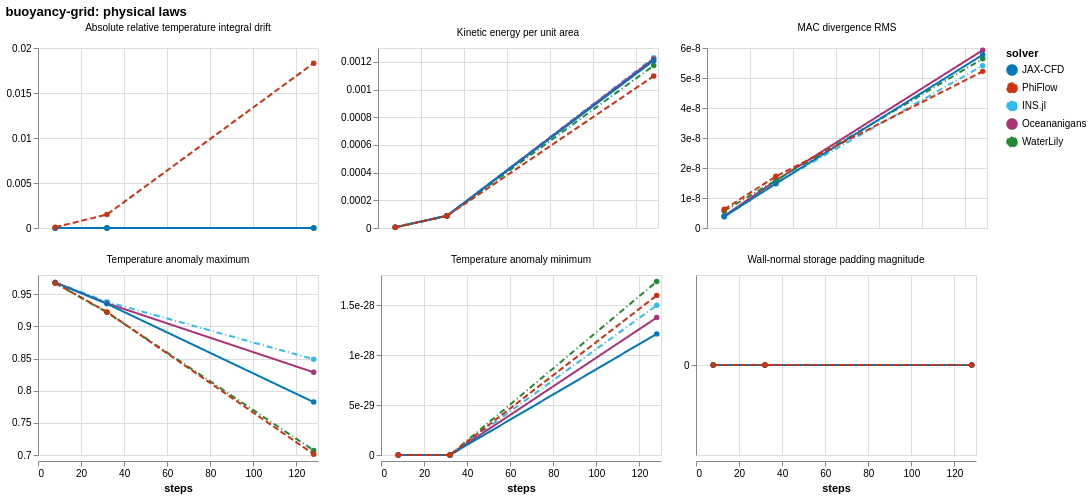

Vega-Lite specification for this chart:
### Vega-Lite specification from a JSON file in a GitHub repository (floating-point values rounded to 4 significant figures)
{"config": {"view": {"continuousWidth": 300, "continuousHeight": 300}}, "data": {"name": "data-c6b313d3b9df54f0be6f5a523027bb41"}, "facet": {"field": "diagnostic", "title": null, "type": "nominal"}, "spec": {"mark": {"type": "line", "point": true}, "encoding": {"color": {"field": "solver", "scale": {"domain": ["JAX-CFD", "PhiFlow", "INS.jl", "Oceananigans", "WaterLily"], "range": ["#0077BB", "#CC3311", "#33BBEE", "#AA3377", "#228833"]}, "type": "nominal"}, "strokeDash": {"field": "solver", "scale": {"domain": ["JAX-CFD", "PhiFlow", "INS.jl", "Oceananigans", "WaterLily"], "range": [[1, 0], [6, 3], [6, 3, 1, 3], [1, 0], [6, 3, 1, 3]]}, "type": "nominal"}, "tooltip": [{"field": "solver", "type": "nominal"}, {"field": "diagnostic", "type": "nominal"}, {"field": "sweep", "type": "quantitative"}, {"field": "value", "format": ".5g", "type": "quantitative"}], "x": {"field": "sweep", "title": "steps", "type": "quantitative"}, "y": {"axis": {"format": ".3~g"}, "field": "value", "scale": {"zero": false}, "title": null, "type": "quantitative"}}, "height": 180, "width": 280}, "columns": 3, "resolve": {"scale": {"y": "independent"}}, "title": "buoyancy-grid: physical laws", "$schema": "https://vega.github.io/schema/vega-lite/v6.4.1.json", "datasets": {"data-c6b313d3b9df54f0be6f5a523027bb41": [{"solver": "INS.jl", "sweep": 8.0, "diagnostic": "MAC divergence RMS", "value": 3.658e-09}, {"solver": "INS.jl", "sweep": 8.0, "diagnostic": "Absolute relative temperature integral drift", "value": 2.167e-09}, {"solver": "INS.jl", "sweep": 8.0, "diagnostic": "Temperature anomaly minimum", "value": 1.005e-34}, {"solver": "INS.jl", "sweep": 8.0, "diagnostic": "Temperature anomaly maximum", "value": 0.9685}, {"solver": "INS.jl", "sweep": 8.0, "diagnostic": "Kinetic energy per unit area", "value": 5.7e-06}, {"solver": "INS.jl", "sweep": 8.0, "diagnostic": "Wall-normal storage padding magnitude", "value": 0.0}, {"solver": "INS.jl", "sweep": 32.0, "diagnostic": "MAC divergence RMS", "value": 1.505e-08}, {"solver": "INS.jl", "sweep": 32.0, "diagnostic": "Absolute relative temperature integral drift", "value": 3.263e-09}, {"solver": "INS.jl", "sweep": 32.0, "diagnostic": "Temperature anomaly minimum", "value": 2.526e-32}, {"solver": "INS.jl", "sweep": 32.0, "diagnostic": "Temperature anomaly maximum", "value": 0.9384}, {"solver": "INS.jl", "sweep": 32.0, "diagnostic": "Kinetic energy per unit area", "value": 8.777e-05}, {"solver": "INS.jl", "sweep": 32.0, "diagnostic": "Wall-normal storage padding magnitude", "value": 0.0}, {"solver": "INS.jl", "sweep": 128.0, "diagnostic": "MAC divergence RMS", "value": 5.412e-08}, {"solver": "INS.jl", "sweep": 128.0, "diagnostic": "Absolute relative temperature integral drift", "value": 6.388e-10}, {"solver": "INS.jl", "sweep": 128.0, "diagnostic": "Temperature anomaly minimum", "value": 1.497e-28}, {"solver": "INS.jl", "sweep": 128.0, "diagnostic": "Temperature anomaly maximum", "value": 0.8489}, {"solver": "INS.jl", "sweep": 128.0, "diagnostic": "Kinetic energy per unit area", "value": 0.00123}, {"solver": "INS.jl", "sweep": 128.0, "diagnostic": "Wall-normal storage padding magnitude", "value": 0.0}, {"solver": "Oceananigans", "sweep": 8.0, "diagnostic": "MAC divergence RMS", "value": 4.049e-09}, {"solver": "Oceananigans", "sweep": 8.0, "diagnostic": "Absolute relative temperature integral drift", "value": 2.859e-09}, {"solver": "Oceananigans", "sweep": 8.0, "diagnostic": "Temperature anomaly minimum", "value": 1.005e-34}, {"solver": "Oceananigans", "sweep": 8.0, "diagnostic": "Temperature anomaly maximum", "value": 0.9684}, {"solver": "Oceananigans", "sweep": 8.0, "diagnostic": "Kinetic energy per unit area", "value": 5.699e-06}, {"solver": "Oceananigans", "sweep": 8.0, "diagnostic": "Wall-normal storage padding magnitude", "value": 0.0}, {"solver": "Oceananigans", "sweep": 32.0, "diagnostic": "MAC divergence RMS", "value": 1.581e-08}, {"solver": "Oceananigans", "sweep": 32.0, "diagnostic": "Absolute relative temperature integral drift", "value": 9.836e-10}, {"solver": "Oceananigans", "sweep": 32.0, "diagnostic": "Temperature anomaly minimum", "value": 2.526e-32}, {"solver": "Oceananigans", "sweep": 32.0, "diagnostic": "Temperature anomaly maximum", "value": 0.936}, {"solver": "Oceananigans", "sweep": 32.0, "diagnostic": "Kinetic energy per unit area", "value": 8.772e-05}, {"solver": "Oceananigans", "sweep": 32.0, "diagnostic": "Wall-normal storage padding magnitude", "value": 0.0}, {"solver": "Oceananigans", "sweep": 128.0, "diagnostic": "MAC divergence RMS", "value": 5.927e-08}, {"solver": "Oceananigans", "sweep": 128.0, "diagnostic": "Absolute relative temperature integral drift", "value": 2.037e-09}, {"solver": "Oceananigans", "sweep": 128.0, "diagnostic": "Temperature anomaly minimum", "value": 1.374e-28}, {"solver": "Oceananigans", "sweep": 128.0, "diagnostic": "Temperature anomaly maximum", "value": 0.8287}, {"solver": "Oceananigans", "sweep": 128.0, "diagnostic": "Kinetic energy per unit area", "value": 0.001221}, {"solver": "Oceananigans", "sweep": 128.0, "diagnostic": "Wall-normal storage padding magnitude", "value": 0.0}, {"solver": "WaterLily", "sweep": 8.0, "diagnostic": "MAC divergence RMS", "value": 5.689e-09}, {"solver": "WaterLily", "sweep": 8.0, "diagnostic": "Absolute relative temperature integral drift", "value": 2.595e-09}, {"solver": "WaterLily", "sweep": 8.0, "diagnostic": "Temperature anomaly minimum", "value": 9.69e-35}, {"solver": "WaterLily", "sweep": 8.0, "diagnostic": "Temperature anomaly maximum", "value": 0.9674}, {"solver": "WaterLily", "sweep": 8.0, "diagnostic": "Kinetic energy per unit area", "value": 5.698e-06}, {"solver": "WaterLily", "sweep": 8.0, "diagnostic": "Wall-normal storage padding magnitude", "value": 0.0}, {"solver": "WaterLily", "sweep": 32.0, "diagnostic": "MAC divergence RMS", "value": 1.591e-08}, {"solver": "WaterLily", "sweep": 32.0, "diagnostic": "Absolute relative temperature integral drift", "value": 8.014e-10}, {"solver": "WaterLily", "sweep": 32.0, "diagnostic": "Temperature anomaly minimum", "value": 2.539e-32}, {"solver": "WaterLily", "sweep": 32.0, "diagnostic": "Temperature anomaly maximum", "value": 0.9219}, {"solver": "WaterLily", "sweep": 32.0, "diagnostic": "Kinetic energy per unit area", "value": 8.743e-05}, {"solver": "WaterLily", "sweep": 32.0, "diagnostic": "Wall-normal storage padding magnitude", "value": 0.0}, {"solver": "WaterLily", "sweep": 128.0, "diagnostic": "MAC divergence RMS", "value": 5.639e-08}, {"solver": "WaterLily", "sweep": 128.0, "diagnostic": "Absolute relative temperature integral drift", "value": 2.956e-09}, {"solver": "WaterLily", "sweep": 128.0, "diagnostic": "Temperature anomaly minimum", "value": 1.734e-28}, {"solver": "WaterLily", "sweep": 128.0, "diagnostic": "Temperature anomaly maximum", "value": 0.7071}, {"solver": "WaterLily", "sweep": 128.0, "diagnostic": "Kinetic energy per unit area", "value": 0.001173}, {"solver": "WaterLily", "sweep": 128.0, "diagnostic": "Wall-normal storage padding magnitude", "value": 0.0}, {"solver": "JAX-CFD", "sweep": 8.0, "diagnostic": "MAC divergence RMS", "value": 3.833e-09}, {"solver": "JAX-CFD", "sweep": 8.0, "diagnostic": "Absolute relative temperature integral drift", "value": 1.653e-09}, {"solver": "JAX-CFD", "sweep": 8.0, "diagnostic": "Temperature anomaly minimum", "value": 5.457e-35}, {"solver": "JAX-CFD", "sweep": 8.0, "diagnostic": "Temperature anomaly maximum", "value": 0.9683}, {"solver": "JAX-CFD", "sweep": 8.0, "diagnostic": "Kinetic energy per unit area", "value": 5.709e-06}, {"solver": "JAX-CFD", "sweep": 8.0, "diagnostic": "Wall-normal storage padding magnitude", "value": 0.0}, {"solver": "JAX-CFD", "sweep": 32.0, "diagnostic": "MAC divergence RMS", "value": 1.479e-08}, {"solver": "JAX-CFD", "sweep": 32.0, "diagnostic": "Absolute relative temperature integral drift", "value": 2.721e-09}, {"solver": "JAX-CFD", "sweep": 32.0, "diagnostic": "Temperature anomaly minimum", "value": 1.888e-32}, {"solver": "JAX-CFD", "sweep": 32.0, "diagnostic": "Temperature anomaly maximum", "value": 0.9352}, {"solver": "JAX-CFD", "sweep": 32.0, "diagnostic": "Kinetic energy per unit area", "value": 8.778e-05}, {"solver": "JAX-CFD", "sweep": 32.0, "diagnostic": "Wall-normal storage padding magnitude", "value": 0.0}, {"solver": "JAX-CFD", "sweep": 128.0, "diagnostic": "MAC divergence RMS", "value": 5.771e-08}, {"solver": "JAX-CFD", "sweep": 128.0, "diagnostic": "Absolute relative temperature integral drift", "value": 3.568e-09}, {"solver": "JAX-CFD", "sweep": 128.0, "diagnostic": "Temperature anomaly minimum", "value": 1.211e-28}, {"solver": "JAX-CFD", "sweep": 128.0, "diagnostic": "Temperature anomaly maximum", "value": 0.7823}, {"solver": "JAX-CFD", "sweep": 128.0, "diagnostic": "Kinetic energy per unit area", "value": 0.001209}, {"solver": "JAX-CFD", "sweep": 128.0, "diagnostic": "Wall-normal storage padding magnitude", "value": 0.0}, {"solver": "PhiFlow", "sweep": 8.0, "diagnostic": "MAC divergence RMS", "value": 6.217e-09}, {"solver": "PhiFlow", "sweep": 8.0, "diagnostic": "Absolute relative temperature integral drift", "value": 8.854e-05}, {"solver": "PhiFlow", "sweep": 8.0, "diagnostic": "Temperature anomaly minimum", "value": 8.719e-35}, {"solver": "PhiFlow", "sweep": 8.0, "diagnostic": "Temperature anomaly maximum", "value": 0.9675}, {"solver": "PhiFlow", "sweep": 8.0, "diagnostic": "Kinetic energy per unit area", "value": 5.704e-06}, {"solver": "PhiFlow", "sweep": 8.0, "diagnostic": "Wall-normal storage padding magnitude", "value": 0.0}, {"solver": "PhiFlow", "sweep": 32.0, "diagnostic": "MAC divergence RMS", "value": 1.722e-08}, {"solver": "PhiFlow", "sweep": 32.0, "diagnostic": "Absolute relative temperature integral drift", "value": 0.001495}, {"solver": "PhiFlow", "sweep": 32.0, "diagnostic": "Temperature anomaly minimum", "value": 2.374e-32}, {"solver": "PhiFlow", "sweep": 32.0, "diagnostic": "Temperature anomaly maximum", "value": 0.9225}, {"solver": "PhiFlow", "sweep": 32.0, "diagnostic": "Kinetic energy per unit area", "value": 8.726e-05}, {"solver": "PhiFlow", "sweep": 32.0, "diagnostic": "Wall-normal storage padding magnitude", "value": 0.0}, {"solver": "PhiFlow", "sweep": 128.0, "diagnostic": "MAC divergence RMS", "value": 5.221e-08}, {"solver": "PhiFlow", "sweep": 128.0, "diagnostic": "Absolute relative temperature integral drift", "value": 0.01831}, {"solver": "PhiFlow", "sweep": 128.0, "diagnostic": "Temperature anomaly minimum", "value": 1.596e-28}, {"solver": "PhiFlow", "sweep": 128.0, "diagnostic": "Temperature anomaly maximum", "value": 0.7013}, {"solver": "PhiFlow", "sweep": 128.0, "diagnostic": "Kinetic energy per unit area", "value": 0.001097}, {"solver": "PhiFlow", "sweep": 128.0, "diagnostic": "Wall-normal storage padding magnitude", "value": 0.0}]}, "usermeta": {"renderer": "svg"}}
